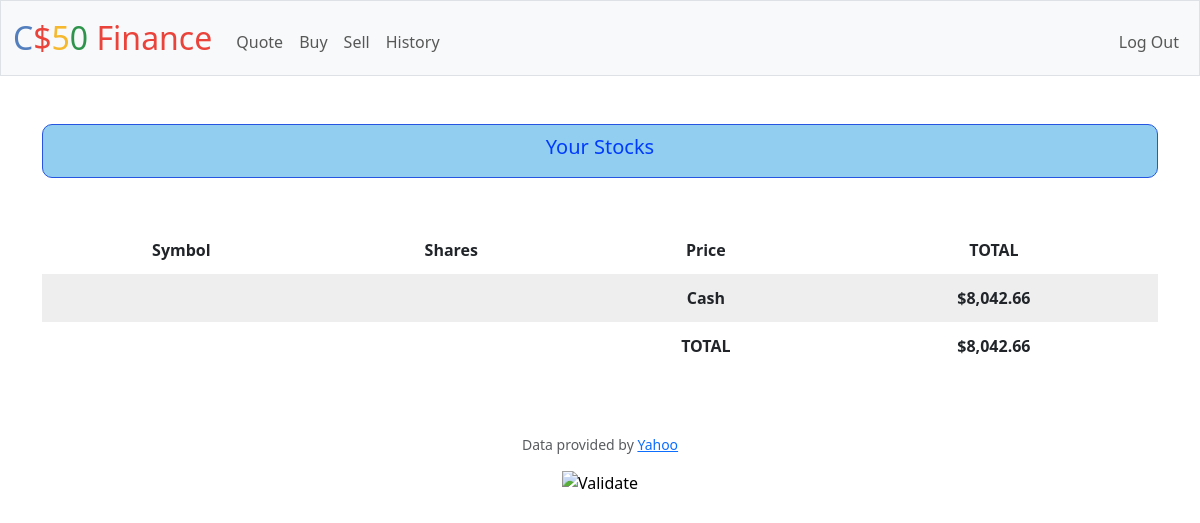
Page / (signed in) on the earlier database version.
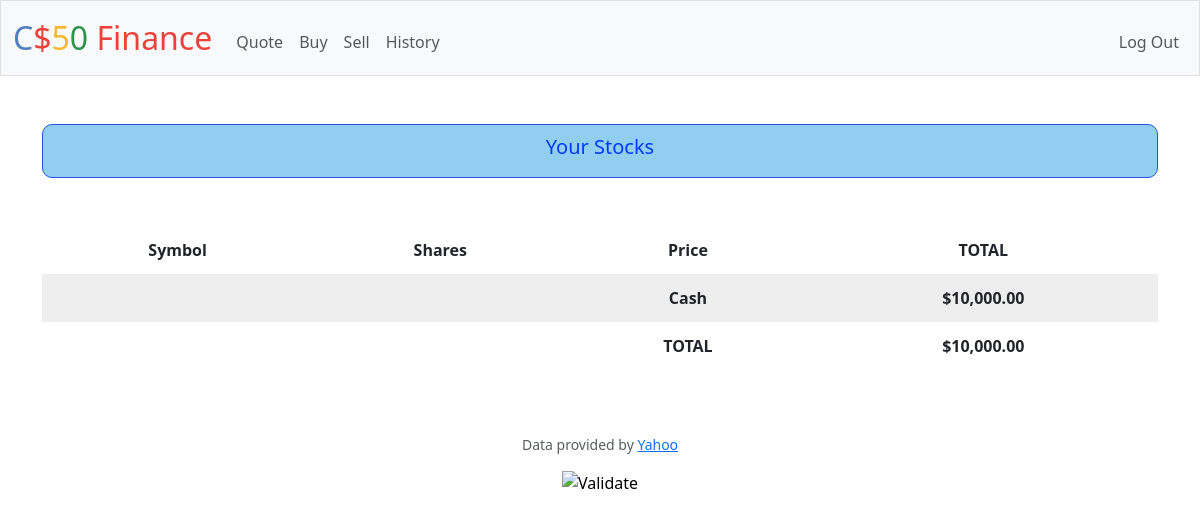
Same page on the later database version.
### tables this page shows
CREATE TABLE users (id INTEGER PRIMARY KEY AUTOINCREMENT NOT NULL, username TEXT NOT NULL, hash TEXT NOT NULL, cash NUMERIC NOT NULL DEFAULT 10000.00);

### app.py (the view, shortened to what this page needs)
@app.route("/")
@login_required
def index():
    user_data = db.execute(
        "SELECT username, cash FROM users WHERE id = ?",
        session["user_id"]
        )
    user = user_data[0]["username"]
    cash = user_data[0]["cash"]
    portfolio = db.execute("""
        SELECT symbol, SUM(CASE WHEN type = 'buy' THEN shares ELSE -shares END)
        AS total_shares
        FROM (
            SELECT symbol, shares, 'buy' AS type FROM buys WHERE user = ?
            UNION ALL
            SELECT symbol, shares, 'sell' AS type FROM sells WHERE user = ?
        )
        GROUP BY symbol
        HAVING total_shares > 0
    """, user, user)
    current = []
    total = cash
    total_stock_price = 0
    return render_template(
        "index.html",
         current=current,
         cash=cash,
         total_stock_price=total_stock_price,
         total=total)

### app.py (called while the page is built)
@app.after_request
def after_request(response):
    response.headers["Cache-Control"] = "no-cache, no-store, must-revalidate"
    response.headers["Expires"] = 0
    response.headers["Pragma"] = "no-cache"
    return response

### helpers.py (called while the page is built)
def login_required(f):
    @wraps(f)
    def decorated_function(*args, **kwargs):
        if session.get("user_id") is None:
            return redirect("/login")
        return f(*args, **kwargs)
    return decorated_function

def usd(value):
    return f"${value:,.2f}"

### templates/index.html (shortened to what this page needs)
{% extends "layout.html" %}
{% block main %}
<div class="bought">
    <h5>Your Stocks</h5>
</div>
<div>
    <table>
        <thead>
            <tr>
                <th>Symbol</th>
                <th>Shares</th>
                <th>Price</th>
                <th>TOTAL</th>
            </tr>
        </thead>
        <tbody>
            <tr>
                <th></th>
                <th></th>
                <th>Cash</th>
                <td>{{ cash | usd }}</td>
            </tr>
            <tr>
                <th></th>
                <th></th>
                <th>TOTAL</th>
                <td>{{ total | usd }}</td>
            </tr>
        </tbody>
    </table>
</div>
{% endblock %}

### templates/layout.html (shortened to what this page needs)
<!DOCTYPE html>
<html lang="en">
    <head>
        <link href="https://cdn.jsdelivr.net/npm/bootstrap@5.3.3/dist/css/bootstrap.min.css" rel="stylesheet">
        <link href="/static/styles.css" rel="stylesheet">
        <link href="/static/my_styles.css" rel="stylesheet">
    </head>
    <body>
        <nav class="bg-light border navbar navbar-expand-md navbar-light">
            <div class="container-fluid">
                <a class="navbar-brand" href="/"><span class="blue">C</span><span class="red">$</span><span class="yellow">5</span><span class="green">0</span> <span class="red">Finance</span></a>
                <div class="collapse navbar-collapse" id="navbar">
                    {% if session["user_id"] %}
                        <ul class="navbar-nav me-auto mt-2">
                            <li class="nav-item"><a class="nav-link" href="/quote">Quote</a></li>
                            <li class="nav-item"><a class="nav-link" href="/buy">Buy</a></li>
                            <li class="nav-item"><a class="nav-link" href="/sell">Sell</a></li>
                            <li class="nav-item"><a class="nav-link" href="/history">History</a></li>
                        </ul>
                        <ul class="navbar-nav ms-auto mt-2">
                            <li class="nav-item"><a class="nav-link" href="/logout">Log Out</a></li>
                        </ul>
                    {% else %}
                        <ul class="navbar-nav ms-auto mt-2">
                            <li class="nav-item"><a class="nav-link" href="/register">Register</a></li>
                            <li class="nav-item"><a class="nav-link" href="/login">Log In</a></li>
                        </ul>
                    {% endif %}
                </div>
            </div>
        </nav>
        <main class="container py-5 text-center">
            {% block main %}{% endblock %}
        </main>
        <footer class="mb-5">
            <p class="mb-3 small text-center text-muted">
                Data provided by <a href="https://finance.yahoo.com/">Yahoo</a>
            </p>
            <form action="https://validator.w3.org/check" class="text-center" enctype="multipart/form-data" method="post" target="_blank">
                <input alt="Validate" src="/static/I_heart_validator.png" type="image">
            </form>
        </footer>
    </body>
</html>

### static/styles.css (style rules this page uses)
nav .navbar-brand { font-size: xx-large; }
nav .navbar-brand .blue { color: #537fbe; }
nav .navbar-brand .red { color: #ea433b; }
nav .navbar-brand .yellow { color: #f5b82e; }
nav .navbar-brand .green { color: #2e944b; }

### static/my_styles.css (style rules this page uses)
table th { padding: 0.75rem; vertical-align: middle; font-weight: 900; }
table td { padding: 0.75rem; vertical-align: middle; font-weight: 630; }
tbody tr:nth-of-type(odd) { background-color: rgb(200, 200, 200, 0.3) }
table { background-color: transparent; margin-bottom: 1rem; width: 100%; }
.bought { background-color: rgb(38, 158, 225, 0.5); color: rgb(0, 59, 253); margin-bottom: 3rem; padding-top: 10px; padding-right: 10px; padding-bottom: 10px; padding-left: 10px; border: 1px solid rgb(38, 85, 225); border-radius: 10px; }

Differences in the rows shown:
changed users: cash "$8,042.66" → "$10,000.00"
